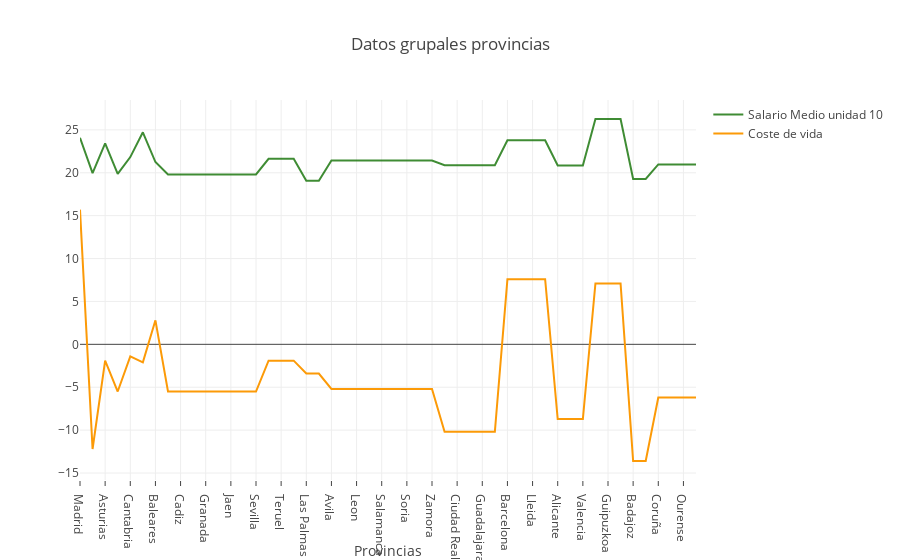

Source (notebook cell):
### Code cell
import plotly.graph_objs as go
# Creating trace1
trace1 = go.Scatter(
                    x = df['provincias'],
                    y = df['S Medio']/100,
                    name = 'Salario Medio unidad 10',
                    mode= 'lines',
                    marker = dict(color = 'rgba(16, 112, 2, 0.8)'),
                    text = df['S Medio'])
# Creating trace2
trace2 = go.Scatter(
                    x = df['provincias'],
                    y = df['Coste de vida']-100,
                    name = 'Coste de vida',
                    mode= 'lines',
                    marker = dict(color = 'rgb(252, 154, 7)'),
                    text = df['Coste de vida'])

data = [trace1, trace2]

layout = dict(title = 'Datos grupales provincias',
             xaxis= dict(title= 'Provincias',ticklen= 5)
           )
fig = go.Figure(data = data, layout=layout)
iplot(fig)

### Figure 1 — Plotly figure (JSON) as saved in the notebook; plotly's stock layout.template omitted (floating-point values rounded to 4 significant figures)
{"data": [{"marker": {"color": "rgba(16, 112, 2, 0.8)"}, "mode": "lines", "name": "Salario Medio unidad 10", "text": [2408.0, 1996.0, 2342.0, 1987.0, 2183.0, 2472.0, 2125.0, 1980, 1980, 1980, 1980, 1980, 1980, 1980, 1980, 2162.0, 2162.0, 2162.0, 1908.0, 1908.0, 2142.0, 2142.0, 2142.0, 2142.0, 2142.0, 2142.0, 2142.0, 2142.0, 2142.0, 2089, 2089, 2089, 2089, 2089, 2379.0, 2379.0, 2379.0, 2379.0, 2086.0, 2086.0, 2086.0, 2627.0, 2627.0, 2627.0, 1929.0, 1929.0, 2098.0, 2098.0, 2098.0, 2098.0], "type": "scatter", "uid": "da57182b-6f9a-4fd5-baa5-b1d6893ceda9", "x": ["Madrid", "Murcia", "Asturias", "Rioja", "Cantabria", "Navarra", "Baleares", "Almeria", "Cadiz", "Cordoba", "Granada", "Huelva", "Jaen", "Malaga", "Sevilla", "Huesca", "Teruel", "Zaragoza", "Las Palmas", "Tenerife", "Avila", "Burgos", "Leon", "Palencia", "Salamanca", "Segovia", "Soria", "Valladolid", "Zamora", "Albacete", "Ciudad Real", "Cuenca", "Guadalajara", "Toledo", "Barcelona", "Girona", "Lleida", "Tarragona", "Alicante", "Castellon", "Valencia", "Alava", "Guipuzkoa", "Bizkaia", "Badajoz", "Caceres", "Coruña", "Lugo", "Ourense", "Pontevedra"], "y": [24.08, 19.96, 23.42, 19.87, 21.83, 24.72, 21.25, 19.8, 19.8, 19.8, 19.8, 19.8, 19.8, 19.8, 19.8, 21.62, 21.62, 21.62, 19.08, 19.08, 21.42, 21.42, 21.42, 21.42, 21.42, 21.42, 21.42, 21.42, 21.42, 20.89, 20.89, 20.89, 20.89, 20.89, 23.79, 23.79, 23.79, 23.79, 20.86, 20.86, 20.86, 26.27, 26.27, 26.27, 19.29, 19.29, 20.98, 20.98, 20.98, 20.98]}, {"marker": {"color": "rgb(252, 154, 7)"}, "mode": "lines", "name": "Coste de vida", "text": [115.7, 87.8, 98.1, 94.5, 98.6, 97.9, 102.8, 94.5, 94.5, 94.5, 94.5, 94.5, 94.5, 94.5, 94.5, 98.1, 98.1, 98.1, 96.6, 96.6, 94.8, 94.8, 94.8, 94.8, 94.8, 94.8, 94.8, 94.8, 94.8, 89.8, 89.8, 89.8, 89.8, 89.8, 107.6, 107.6, 107.6, 107.6, 91.3, 91.3, 91.3, 107.1, 107.1, 107.1, 86.4, 86.4, 93.8, 93.8, 93.8, 93.8], "type": "scatter", "uid": "0f10fb54-2b74-48ea-bb35-3044773f4572", "x": ["Madrid", "Murcia", "Asturias", "Rioja", "Cantabria", "Navarra", "Baleares", "Almeria", "Cadiz", "Cordoba", "Granada", "Huelva", "Jaen", "Malaga", "Sevilla", "Huesca", "Teruel", "Zaragoza", "Las Palmas", "Tenerife", "Avila", "Burgos", "Leon", "Palencia", "Salamanca", "Segovia", "Soria", "Valladolid", "Zamora", "Albacete", "Ciudad Real", "Cuenca", "Guadalajara", "Toledo", "Barcelona", "Girona", "Lleida", "Tarragona", "Alicante", "Castellon", "Valencia", "Alava", "Guipuzkoa", "Bizkaia", "Badajoz", "Caceres", "Coruña", "Lugo", "Ourense", "Pontevedra"], "y": [15.7, -12.2, -1.9, -5.5, -1.4, -2.1, 2.8, -5.5, -5.5, -5.5, -5.5, -5.5, -5.5, -5.5, -5.5, -1.9, -1.9, -1.9, -3.4, -3.4, -5.2, -5.2, -5.2, -5.2, -5.2, -5.2, -5.2, -5.2, -5.2, -10.2, -10.2, -10.2, -10.2, -10.2, 7.6, 7.6, 7.6, 7.6, -8.7, -8.7, -8.7, 7.1, 7.1, 7.1, -13.6, -13.6, -6.2, -6.2, -6.2, -6.2]}], "layout": {"title": {"text": "Datos grupales provincias"}, "xaxis": {"ticklen": 5, "title": {"text": "Provincias"}}}}
